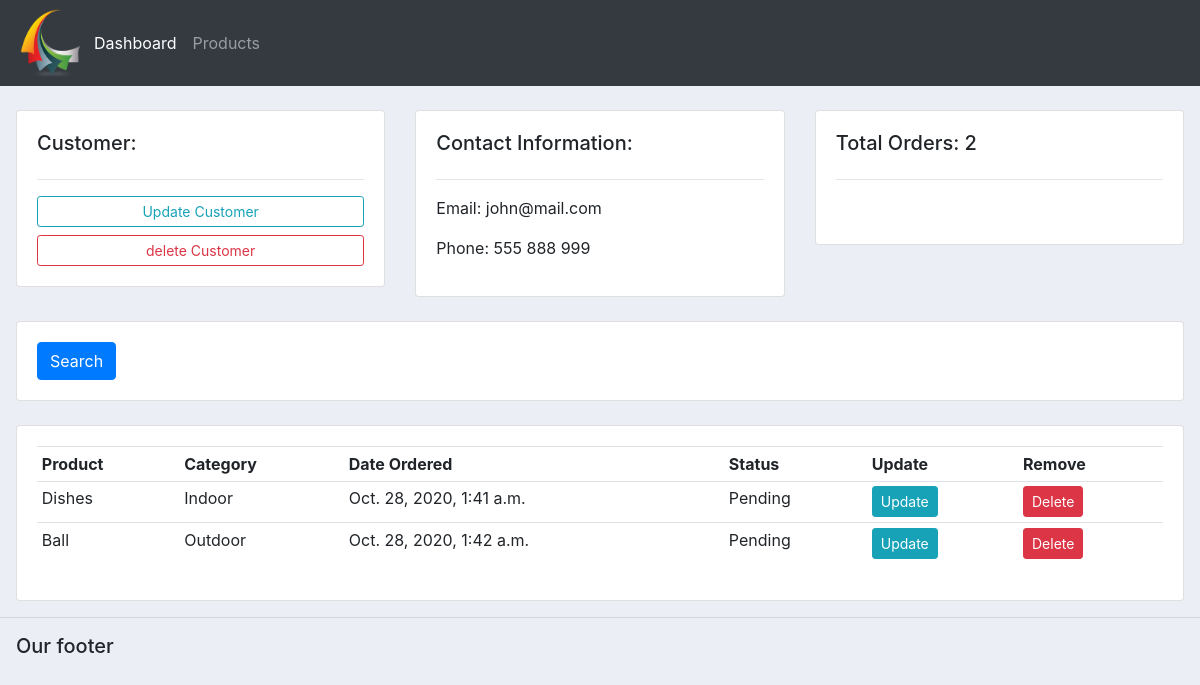
Before: /customers/1/ with the older database file.
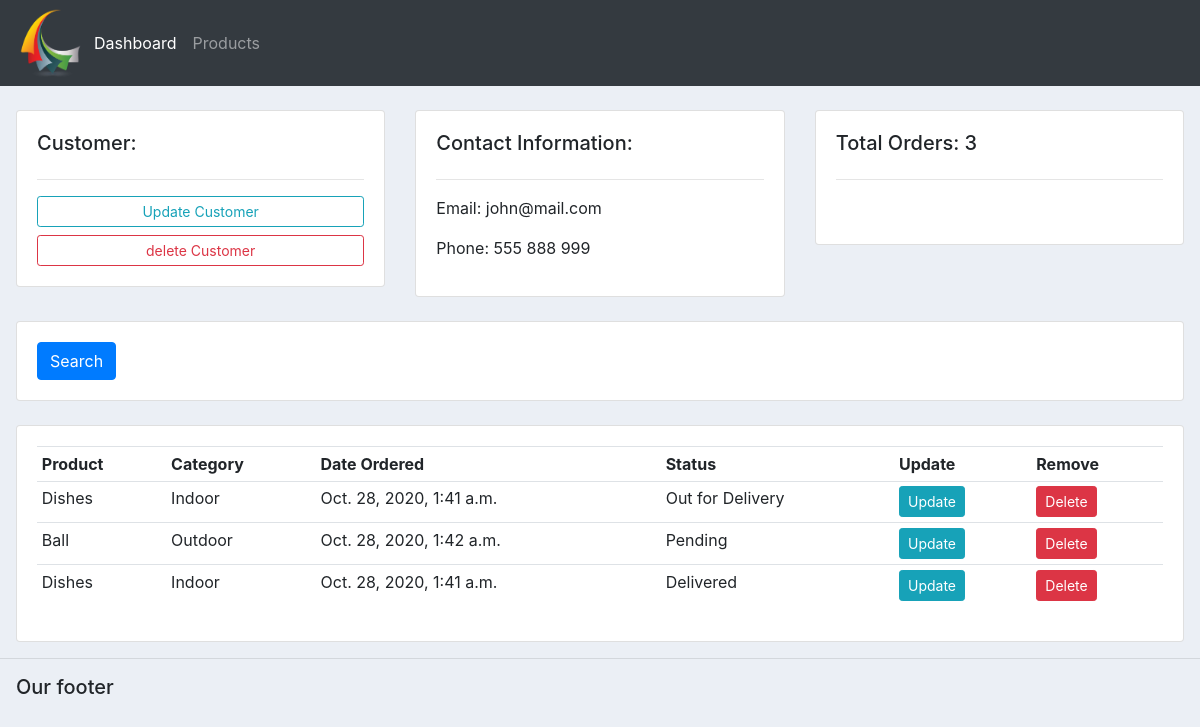
After: the same page with the newer database file.
### accounts/models.py (models this page shows, shortened)
class Order(models.Model):
    STATUS = (  ('Pending', 'Pending'),
                ('Out for Delivery', 'Out for Delivery'),
                ('Delivered', 'Delivered')
             )
    customer = models.ForeignKey(Customer, null=True, on_delete=models.SET_NULL)
    product = models.ForeignKey(Product, null=True, on_delete=models.SET_NULL)
    date_created = models.DateTimeField(auto_now_add=True, null=True)
    status = models.CharField(max_length=200, null=True, choices=STATUS)

class Product(models.Model):
    CATEGORY = (    ('Indoor', 'Indoor'),
                    ('Outdoor', 'Outdoor')
               )
    name = models.CharField(max_length=200, null=True)
    price = models.CharField(max_length=200, null=True)
    category = models.CharField(max_length=200, null=True, choices=CATEGORY)
    description = models.CharField(max_length=200, null=True, blank=True)
    date_created = models.DateTimeField(auto_now_add=True, null=True)
    tags = models.ManyToManyField(Tag)

### accounts/views.py (the view)
# urls.py: path('customers/<str:pk_test>/', views.customers, name='customers'),
def customers(request, pk_test):
    customer = Customer.objects.get(id=pk_test)
    orders = customer.order_set.all()
    total_orders = orders.count()
    context = {'customer':customer, 'orders':orders, 'total_orders':total_orders}
    return render(request, 'accounts/customers.html', context)

### accounts/templates/accounts/customers.html
{% extends 'accounts/main.html' %}
{% block content %}
<br>
<div class="row pl-3 pr-3">
  <div class="col-md">
    <div class="card card-body">
      <h5>Customer:</h5>
      <hr>
      <a class="btn btn-outline-info btn-sm btn-block" href="">
        Update Customer
      </a>
      <a class="btn btn-outline-danger btn-sm btn-block" href="">
        delete Customer
      </a>
    </div>
  </div>
  <div class="col-md">
    <div class="card card-body">
      <h5>Contact Information:</h5>
      <hr>
      <p>Email: {{customer.email}}</p>
      <p>Phone: {{customer.phone}}</p>
    </div>
  </div>
  <div class="col-md">
    <div class="card card-body">
      <h5>Total Orders: {{total_orders}}</h5>
      <hr>
      <h1 style="text-align: center; padding: 10px"></h1>
    </div>
  </div>
</div>
<br>
<div class="row pl-3 pr-3">
  <div class="col">
    <div class="card card-body">
      <form class="get">
        <button class="btn btn-primary" type="submit">Search</button>
      </form>
    </div>
  </div>
</div>
<br>
<div class="row pl-3 pr-3">
  <div class="col-md">
    <div class="card card-body">
      <table class="table table-sm">
        <tr>
          <th>Product</th>
          <th>Category</th>
          <th>Date Ordered</th>
          <th>Status</th>
          <th>Update</th>
          <th>Remove</th>
        </tr>
        {% for order in orders %}
        <tr>
          <td>{{order.product.name}}</td>
          <td>{{order.product.category}}</td>
          <td>{{order.product.date_created}}</td>
          <td>{{order.status}}</td>
          <td><a class="btn btn-sm btn-info" href="{% url 'update_order' order.id %}">Update</a></td>
          <td><a class="btn btn-sm btn-danger" href="{% url 'delete_order' order.id %}">Delete</a></td>
        </tr>
        {% endfor %}
      </table>
    </div>
  </div>
</div>
{% endblock %}

Changed rows visible on the page:
changed Order: status "Pending" → "Out for Delivery"
added Order: product.name "Dishes", product.category "Indoor", product.date_created "Oct. 28, 2020, 1:41 a.m.", status "Delivered"
Other visible differences:
{{ total_orders }}: "2" → "3"
